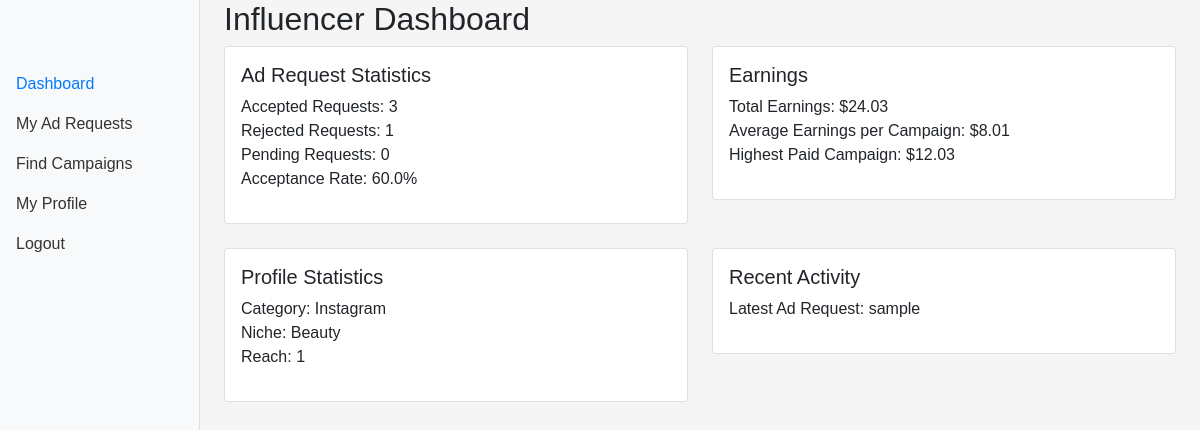
The page /influencer/dashboard (signed in) on the database as committed earlier.
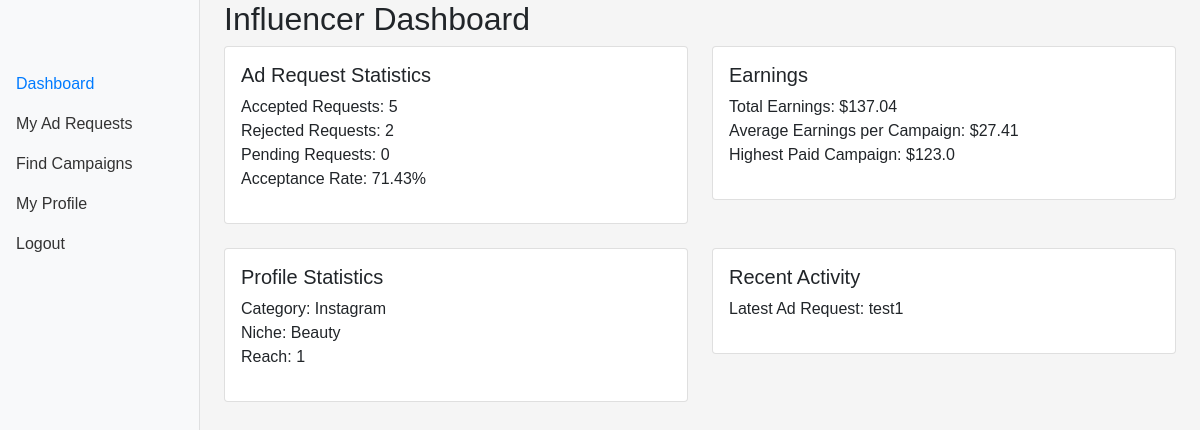
The same page on the database as committed later.
### backend/models.py (models this page shows)
class Campaign(db.Model):
    __tablename__ = 'campaigns'
    id = db.Column(db.Integer, primary_key=True)
    sponsor_id = db.Column(db.Integer, db.ForeignKey('sponsors.id'), nullable=False)
    name = db.Column(db.String(100), nullable=False)
    description = db.Column(db.Text)
    start_date = db.Column(db.Date, nullable=False)
    end_date = db.Column(db.Date, nullable=False)
    budget = db.Column(db.Float, nullable=False)
    visibility = db.Column(db.Enum('public', 'private'), nullable=False)
    goals = db.Column(db.Text)
    sponsor = relationship('Sponsor', back_populates='campaigns')
    ad_requests = relationship('AdRequest', back_populates='campaign')

### backend/controller.py (the view)
@app.route("/influencer/dashboard")
@login_required
def influencer_dashboard():
    if current_user.role != "influencer":
        flash("Access denied.")
        return redirect(url_for("home"))
    influencer = Influencer.query.filter_by(user_id=current_user.id).first()
    ad_requests = AdRequest.query.filter_by(influencer_id=influencer.id).all()
    campaigns = Campaign.query.filter_by(visibility="public")
    accepted_requests = sum(1 for r in ad_requests if r.status == 'accepted')
    rejected_requests = sum(1 for r in ad_requests if r.status == 'rejected')
    pending_requests = sum(1 for r in ad_requests if r.status == 'pending')
    total_requests = len(ad_requests)
    acceptance_rate = (accepted_requests / total_requests * 100) if total_requests > 0 else 0
    total_earnings = sum(r.payment_amount for r in ad_requests if r.status == 'accepted')
    avg_earnings_per_campaign = total_earnings / accepted_requests if accepted_requests > 0 else 0
    highest_paid_campaign = max((r.payment_amount for r in ad_requests if r.status == 'accepted'), default=0)
    latest_ad_request = AdRequest.query.filter_by(influencer_id=influencer.id).order_by(AdRequest.created_at.desc()).first()
    return render_template(
        "influencer_dashboard.html",
        influencer=influencer,
        ad_requests=ad_requests,
        campaigns=campaigns,
        accepted_requests=accepted_requests,
        rejected_requests=rejected_requests,
        pending_requests=pending_requests,
        acceptance_rate=round(acceptance_rate, 2),
        total_earnings=round(total_earnings, 2),
        avg_earnings_per_campaign=round(avg_earnings_per_campaign, 2),
        highest_paid_campaign=round(highest_paid_campaign, 2),
        latest_ad_request=latest_ad_request,
    )

### app.py (called while the page is built)
def init_app():
    app = Flask(__name__)
    app.secret_key = 'fsfdgdsgs'
    app.debug = True
    app.config['SQLALCHEMY_DATABASE_URI'] = 'sqlite:///iescp.db'
    db.init_app(app)
    app.app_context().push()
    login_manager = LoginManager()
    login_manager.login_view = 'controller.login'
    login_manager.init_app(app)
    @login_manager.user_loader
    def load_user(id):
        return User.query.get(int(id))
    print("app started....")
    return app

### templates/influencer_dashboard.html (shortened to what the changed rows need)
{% extends "base.html" %}
{% block content %}
<div class="container-fluid">
    <div class="row">
        <main class="col-md-9 ms-sm-auto col-lg-10 px-md-4">
            <div class="tab-content">
                <div id="dashboard" class="tab-pane fade show active" role="tabpanel" aria-labelledby="dashboard-tab">
                    <h1 class="h2">Influencer Dashboard</h1>
                    <div class="row">
                        <div class="col-md-6 mb-4">
                            <div class="card">
                                <div class="card-body">
                                    <ul class="list-unstyled">
                                        <li>Accepted Requests: {{ accepted_requests }}</li>
                                        <li>Rejected Requests: {{ rejected_requests }}</li>
                                        <li>Pending Requests: {{ pending_requests }}</li>
                                        <li>Acceptance Rate: {{ acceptance_rate }}%</li>
                                    </ul>
                                </div>
                            </div>
                        </div>
                        <div class="col-md-6 mb-4">
                            <div class="card">
                                <div class="card-body">
                                    <ul class="list-unstyled">
                                        <li>Total Earnings: ${{ total_earnings }}</li>
                                        <li>Average Earnings per Campaign: ${{ avg_earnings_per_campaign }}</li>
                                        <li>Highest Paid Campaign: ${{ highest_paid_campaign }}</li>
                                    </ul>
                                </div>
                            </div>
                        </div>
                    </div>
                    <div class="row">
                        <div class="col-md-6 mb-4">
                            <div class="card">
                                <div class="card-body">
                                    <ul class="list-unstyled">
                                        <li>Latest Ad Request: {{ latest_ad_request.campaign.name if latest_ad_request else 'None' }}</li>
                                    </ul>
                                </div>
                            </div>
                        </div>
                    </div>
                </div>
            </div>
        </main>
    </div>
</div>
{% endblock %}

Rows that differ between the two databases and show on the page:
no longer on this page (row unchanged): Campaign: campaign "sample"
added Campaign: campaign "test1"
Other text that changed with them:
{{ accepted_requests }}: "3" → "5"
{{ rejected_requests }}: "1" → "2"
{{ acceptance_rate }}: "60.0" → "71.43"
{{ total_earnings }}: "24.03" → "137.04"
{{ avg_earnings_per_campaign }}: "8.01" → "27.41"
{{ highest_paid_campaign }}: "12.03" → "123.0"
